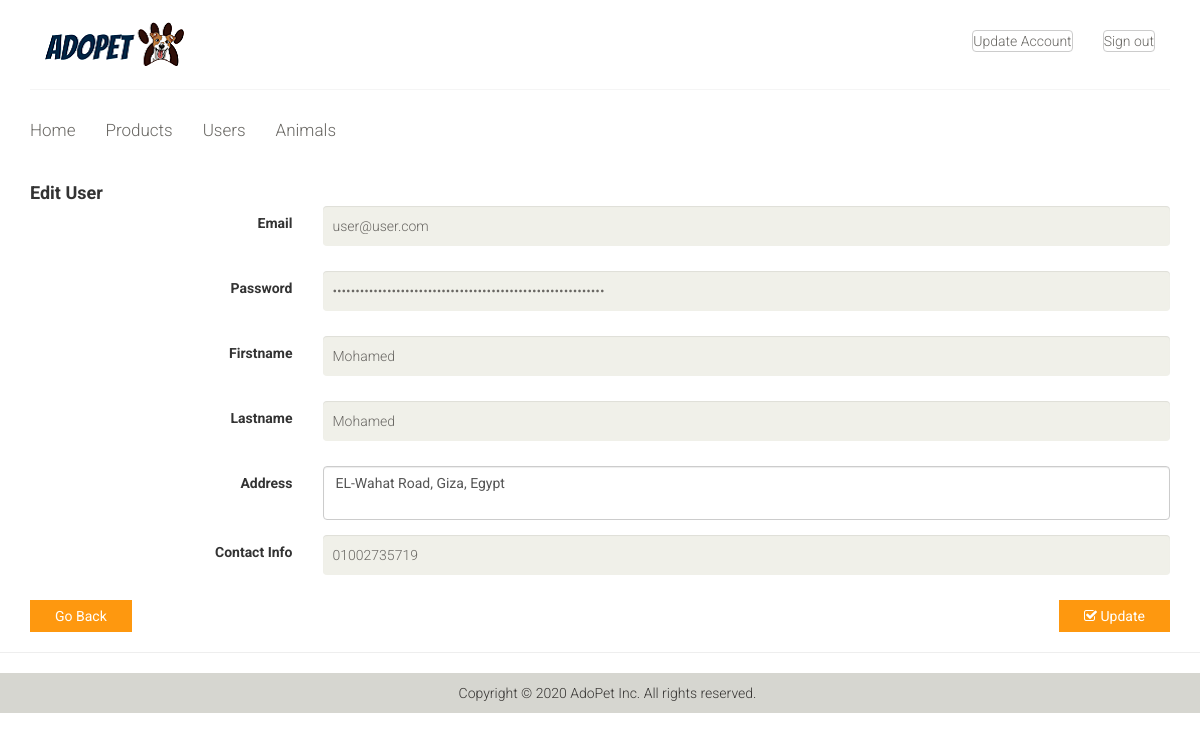
Screenshot of /admin/users_edit_modal.php?id=9 (signed in) with the database file from the repository.
### tables this page shows
CREATE TABLE IF NOT EXISTS `users` (
  `id` int(11) NOT NULL AUTO_INCREMENT,
  `email` varchar(200) NOT NULL,
  `password` varchar(60) NOT NULL,
  `type` int(1) NOT NULL DEFAULT '0',
  `firstname` varchar(50) NOT NULL,
  `lastname` varchar(50) NOT NULL,
  `address` text NOT NULL,
  `contact_info` varchar(100) NOT NULL,
  `photo` varchar(200) NOT NULL,
  `created_on` date NOT NULL,
  PRIMARY KEY (`id`)
);

### admin/users_edit_modal.php (the view, shortened to what this page needs)
<?php include 'includes/session.php'; ?>
<?php
$id = $_GET["id"];
$conn = $pdo->open();
$stmt = $conn->prepare("SELECT * FROM users WHERE id=:id");
			$stmt->execute(['id'=>$id]);
	    $user = $stmt->fetch();
      $email = $user['email'];
      $pass = $user['password'];
      $fname = $user['firstname'];
      $lname = $user['lastname'];
      $address = $user['address'];
      $info = $user['contact_info'];
?>
<?php include 'includes/header.php'; ?>
<body>
<div class="wrapper">
<?php include 'includes/navbar.php'; ?>
  <?php include 'includes/menubar.php'; ?>
		</div>
<div class="content-wrapper">
<div class="container">
<div class="signup-form" id="edit">
<h4 class="modal-title"><b>Edit User</b></h4>
<form class="form-horizontal" method="POST" action="users_edit.php">
                <div class="form-group">
                    <label for="edit_email" class="col-sm-3 control-label">Email</label>
                    <div class="col-sm-9">
                      <input type="email" class="form-control" id="edit_email" name="email" value="<?php echo $email;?>">
                    </div>
                </div>
                <div class="form-group">
                    <label for="edit_password" class="col-sm-3 control-label">Password</label>
                    <div class="col-sm-9">
                      <input type="password" class="form-control" id="edit_password" name="password" value="<?php echo $pass;?>">
                    </div>
                </div>
                <div class="form-group">
                    <label for="edit_firstname" class="col-sm-3 control-label">Firstname</label>
                    <div class="col-sm-9">
                      <input type="text" class="form-control" id="edit_firstname" name="firstname" value="<?php echo $fname;?>">
                    </div>
                </div>
                <div class="form-group">
                    <label for="edit_lastname" class="col-sm-3 control-label">Lastname</label>
                    <div class="col-sm-9">
                      <input type="text" class="form-control" id="edit_lastname" name="lastname" value="<?php echo $lname;?>">
                    </div>
                </div>
                <div class="form-group">
                    <label for="edit_address" class="col-sm-3 control-label">Address</label>
                    <div class="col-sm-9">
                      <textarea class="form-control" id="edit_address" name="address"><?php echo $address?></textarea>
                    </div>
                </div>
                <div class="form-group">
                    <label for="edit_contact" class="col-sm-3 control-label">Contact Info</label>
                    <div class="col-sm-9">
                      <input type="text" class="form-control" id="edit_contact" name="contact" value="<?php echo $info;?>">
                    </div>
                </div>
				<button  onclick="history.back()" type="button" class="btn btn-default btn-flat pull-left" ><i class="fa fa-close"></i>Go Back</button>
              <button type="submit" class="btn btn-success btn-flat pull-right" name="edit"><i class="fa fa-check-square-o"></i> Update</button>
            	</form>
</div>
</div>
</div>
              <hr>
<?php include 'includes/footer.php'; ?>
</body>
</html>

### css/main.css (style rules this page uses)
body { font-family: 'Roboto', sans-serif; position: relative; font-weight: 400px; }
h1, h2, h3, h4, h5, h6 { font-family: 'Roboto', sans-serif; }
.login-form form , .signup-form form input { background: #F0F0E9; border: medium none; color: #696763; display: block; font-family: 'Roboto', sans-serif; font-size: 14px; font-weight: 300; height: 40px; margin-bottom: 10px; outline: medium none; padding-left: 10px; width: 100%; }
.login-form form button, .signup-form form button { background: #FE980F; border: medium none; border-radius: 0; color: #FFFFFF; display: block; font-family: 'Roboto', sans-serif; padding: 6px 25px; }
.user_info input, select, textarea { background: #F0F0E9; border: 0; color: #696763; padding: 5px; width: 100%; border-radius: 0; resize: none }

### rows the page displays
users: email "user@user.com", firstname "Mohamed", lastname "Mohamed", address "EL-Wahat Road, Giza, Egypt", contact "01002735719"
